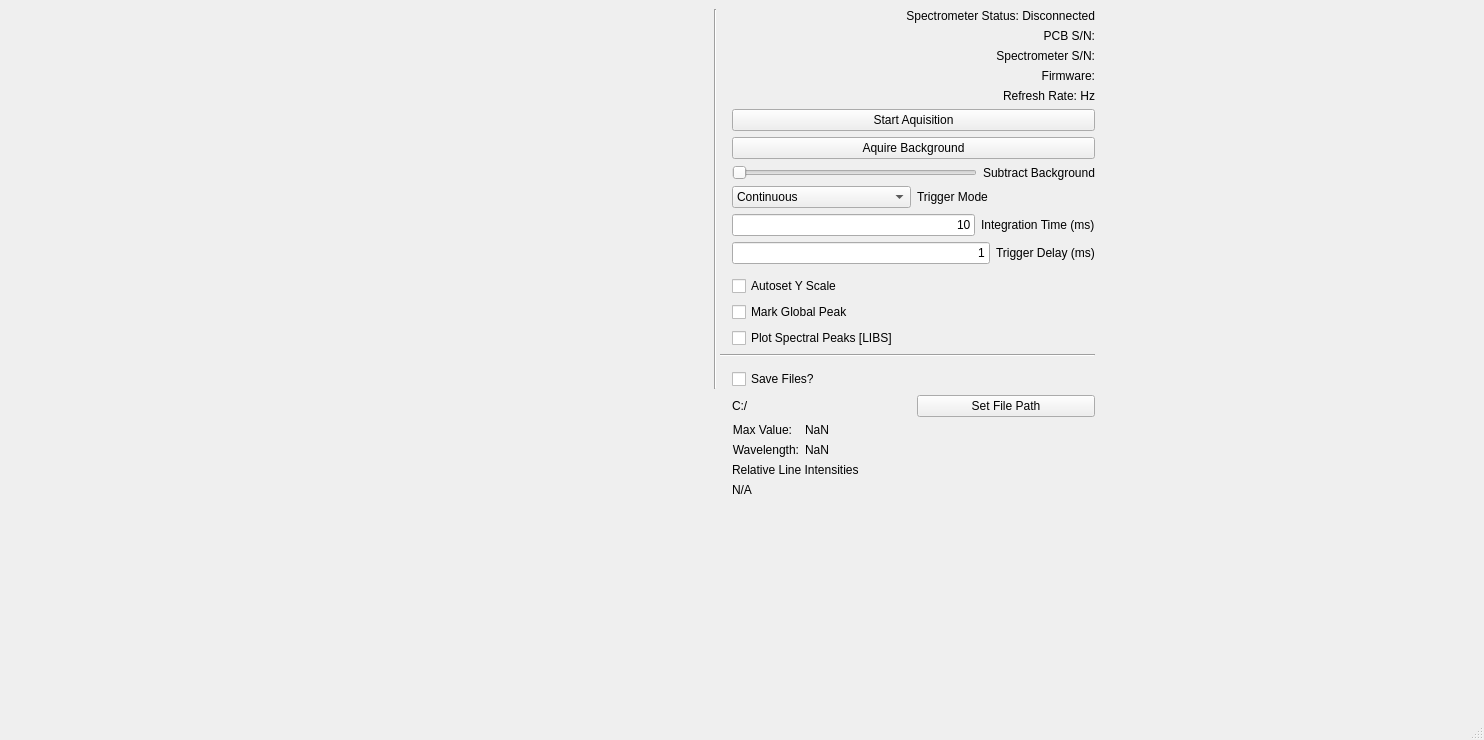
<?xml version="1.0" encoding="UTF-8"?>
<ui version="4.0">
 <class>MainWindow</class>
 <widget class="QMainWindow" name="MainWindow">
  <property name="geometry">
   <rect>
    <x>0</x>
    <y>0</y>
    <width>1484</width>
    <height>740</height>
   </rect>
  </property>
  <property name="sizePolicy">
   <sizepolicy hsizetype="Expanding" vsizetype="Expanding">
    <horstretch>0</horstretch>
    <verstretch>0</verstretch>
   </sizepolicy>
  </property>
  <property name="windowTitle">
   <string>MainWindow</string>
  </property>
  <widget class="QWidget" name="centralwidget">
   <layout class="QGridLayout" name="gridLayout_3">
    <item row="0" column="0">
     <layout class="QVBoxLayout" name="spectralayout">
      <property name="sizeConstraint">
       <enum>QLayout::SetDefaultConstraint</enum>
      </property>
      <item>
       <widget class="MplCanvas" name="spectraGraph" native="true">
        <property name="sizePolicy">
         <sizepolicy hsizetype="Expanding" vsizetype="Expanding">
          <horstretch>0</horstretch>
          <verstretch>0</verstretch>
         </sizepolicy>
        </property>
        <property name="minimumSize">
         <size>
          <width>699</width>
          <height>679</height>
         </size>
        </property>
        <property name="baseSize">
         <size>
          <width>400</width>
          <height>400</height>
         </size>
        </property>
       </widget>
      </item>
     </layout>
    </item>
    <item row="0" column="1">
     <layout class="QGridLayout" name="gridLayout_2">
      <property name="sizeConstraint">
       <enum>QLayout::SetMinAndMaxSize</enum>
      </property>
      <item row="2" column="3">
       <widget class="QPushButton" name="startAquisitionButton">
        <property name="text">
         <string>Start Aquisition</string>
        </property>
       </widget>
      </item>
      <item row="7" column="3">
       <layout class="QHBoxLayout" name="horizontalLayout_2">
        <item>
         <widget class="QLineEdit" name="triggerDelayEntry">
          <property name="text">
           <string>1</string>
          </property>
          <property name="alignment">
           <set>Qt::AlignRight|Qt::AlignTrailing|Qt::AlignVCenter</set>
          </property>
         </widget>
        </item>
        <item>
         <widget class="QLabel" name="triggerDelayLabel">
          <property name="text">
           <string>Trigger Delay (ms)</string>
          </property>
         </widget>
        </item>
       </layout>
      </item>
      <item row="14" column="3">
       <widget class="QCheckBox" name="saveFileCheck">
        <property name="text">
         <string>Save Files?</string>
        </property>
       </widget>
      </item>
      <item row="10" column="3">
       <widget class="QCheckBox" name="markMaxCheck">
        <property name="text">
         <string>Mark Global Peak</string>
        </property>
       </widget>
      </item>
      <item row="11" column="3">
       <widget class="QCheckBox" name="plotSpectralPeakCheck">
        <property name="text">
         <string>Plot Spectral Peaks [LIBS]</string>
        </property>
       </widget>
      </item>
      <item row="4" column="3">
       <layout class="QHBoxLayout" name="backgroundSubtractLayout">
        <item>
         <widget class="QSlider" name="subtractBackgroundToggle">
          <property name="maximum">
           <number>1</number>
          </property>
          <property name="orientation">
           <enum>Qt::Horizontal</enum>
          </property>
         </widget>
        </item>
        <item>
         <widget class="QLabel" name="subtractBackgroundLabel">
          <property name="text">
           <string>Subtract Background</string>
          </property>
         </widget>
        </item>
       </layout>
      </item>
      <item row="3" column="3">
       <widget class="QPushButton" name="acquireBackgroundButton">
        <property name="text">
         <string>Aquire Background</string>
        </property>
       </widget>
      </item>
      <item row="16" column="3">
       <layout class="QFormLayout" name="formLayout">
        <item row="0" column="0">
         <widget class="QLabel" name="maxValueLabel">
          <property name="text">
           <string>Max Value:</string>
          </property>
          <property name="alignment">
           <set>Qt::AlignRight|Qt::AlignTrailing|Qt::AlignVCenter</set>
          </property>
         </widget>
        </item>
        <item row="0" column="1">
         <widget class="QLabel" name="maxValueReadout">
          <property name="text">
           <string>NaN</string>
          </property>
         </widget>
        </item>
        <item row="1" column="0">
         <widget class="QLabel" name="maxWavLabel">
          <property name="text">
           <string>Wavelength:</string>
          </property>
          <property name="alignment">
           <set>Qt::AlignRight|Qt::AlignTrailing|Qt::AlignVCenter</set>
          </property>
         </widget>
        </item>
        <item row="1" column="1">
         <widget class="QLabel" name="MaxValueWavelengthReadout">
          <property name="text">
           <string>NaN</string>
          </property>
         </widget>
        </item>
        <item row="4" column="0">
         <spacer name="verticalSpacer">
          <property name="orientation">
           <enum>Qt::Vertical</enum>
          </property>
          <property name="sizeHint" stdset="0">
           <size>
            <width>20</width>
            <height>40</height>
           </size>
          </property>
         </spacer>
        </item>
        <item row="2" column="0" colspan="2">
         <widget class="QLabel" name="label">
          <property name="text">
           <string>Relative Line Intensities</string>
          </property>
         </widget>
        </item>
        <item row="3" column="0" colspan="2">
         <widget class="QLabel" name="LineIntensitiesLabel">
          <property name="text">
           <string>N/A</string>
          </property>
         </widget>
        </item>
       </layout>
      </item>
      <item row="6" column="3">
       <layout class="QHBoxLayout" name="integrationTimeLayout">
        <item>
         <widget class="QLineEdit" name="integrationTimeEntry">
          <property name="text">
           <string>10</string>
          </property>
          <property name="alignment">
           <set>Qt::AlignRight|Qt::AlignTrailing|Qt::AlignVCenter</set>
          </property>
         </widget>
        </item>
        <item>
         <widget class="QLabel" name="integrationTimeLabel">
          <property name="text">
           <string>Integration Time (ms)</string>
          </property>
         </widget>
        </item>
       </layout>
      </item>
      <item row="0" column="0" rowspan="15" colspan="2">
       <widget class="Line" name="line">
        <property name="orientation">
         <enum>Qt::Vertical</enum>
        </property>
       </widget>
      </item>
      <item row="12" column="1" colspan="3">
       <widget class="Line" name="line_2">
        <property name="orientation">
         <enum>Qt::Horizontal</enum>
        </property>
       </widget>
      </item>
      <item row="0" column="3">
       <layout class="QVBoxLayout" name="specInfoLayout">
        <item>
         <widget class="QLabel" name="spec_status_label">
          <property name="text">
           <string>Spectrometer Status: Disconnected</string>
          </property>
          <property name="alignment">
           <set>Qt::AlignRight|Qt::AlignTrailing|Qt::AlignVCenter</set>
          </property>
         </widget>
        </item>
        <item>
         <widget class="QLabel" name="pcb_sn_label">
          <property name="text">
           <string>PCB S/N:</string>
          </property>
          <property name="alignment">
           <set>Qt::AlignRight|Qt::AlignTrailing|Qt::AlignVCenter</set>
          </property>
         </widget>
        </item>
        <item>
         <widget class="QLabel" name="spec_sn_label">
          <property name="text">
           <string>Spectrometer S/N:</string>
          </property>
          <property name="alignment">
           <set>Qt::AlignRight|Qt::AlignTrailing|Qt::AlignVCenter</set>
          </property>
         </widget>
        </item>
        <item>
         <widget class="QLabel" name="firmware_label">
          <property name="text">
           <string>Firmware:</string>
          </property>
          <property name="alignment">
           <set>Qt::AlignRight|Qt::AlignTrailing|Qt::AlignVCenter</set>
          </property>
         </widget>
        </item>
       </layout>
      </item>
      <item row="15" column="3">
       <layout class="QHBoxLayout" name="horizontalLayout">
        <item>
         <widget class="QLabel" name="filePathLabel">
          <property name="text">
           <string>C:/</string>
          </property>
          <property name="wordWrap">
           <bool>true</bool>
          </property>
         </widget>
        </item>
        <item>
         <widget class="QPushButton" name="setFilePathButton">
          <property name="text">
           <string>Set File Path</string>
          </property>
         </widget>
        </item>
       </layout>
      </item>
      <item row="9" column="3">
       <widget class="QCheckBox" name="autoscaleY_check">
        <property name="text">
         <string>Autoset Y Scale</string>
        </property>
       </widget>
      </item>
      <item row="5" column="3">
       <layout class="QHBoxLayout" name="triggerModeLayout">
        <item>
         <widget class="QComboBox" name="triggerModeSelectBox">
          <item>
           <property name="text">
            <string>Continuous</string>
           </property>
          </item>
          <item>
           <property name="text">
            <string>Single</string>
           </property>
          </item>
          <item>
           <property name="text">
            <string>External</string>
           </property>
          </item>
         </widget>
        </item>
        <item>
         <widget class="QLabel" name="triggerModeLabel">
          <property name="text">
           <string>Trigger Mode</string>
          </property>
         </widget>
        </item>
       </layout>
      </item>
      <item row="1" column="3">
       <widget class="QLabel" name="repratedisplay">
        <property name="text">
         <string>Refresh Rate: Hz</string>
        </property>
        <property name="alignment">
         <set>Qt::AlignRight|Qt::AlignTrailing|Qt::AlignVCenter</set>
        </property>
       </widget>
      </item>
     </layout>
    </item>
    <item row="0" column="2">
     <spacer name="horizontalSpacer">
      <property name="orientation">
       <enum>Qt::Horizontal</enum>
      </property>
      <property name="sizeHint" stdset="0">
       <size>
        <width>40</width>
        <height>20</height>
       </size>
      </property>
     </spacer>
    </item>
   </layout>
  </widget>
  <widget class="QMenuBar" name="menubar">
   <property name="geometry">
    <rect>
     <x>0</x>
     <y>0</y>
     <width>1484</width>
     <height>21</height>
    </rect>
   </property>
  </widget>
  <widget class="QStatusBar" name="statusbar"/>
 </widget>
 <customwidgets>
  <customwidget>
   <class>MplCanvas</class>
   <extends>QWidget</extends>
   <header location="global">IbsenSpec/mplcanvas.h</header>
   <container>1</container>
  </customwidget>
 </customwidgets>
 <resources/>
 <connections/>
</ui>
